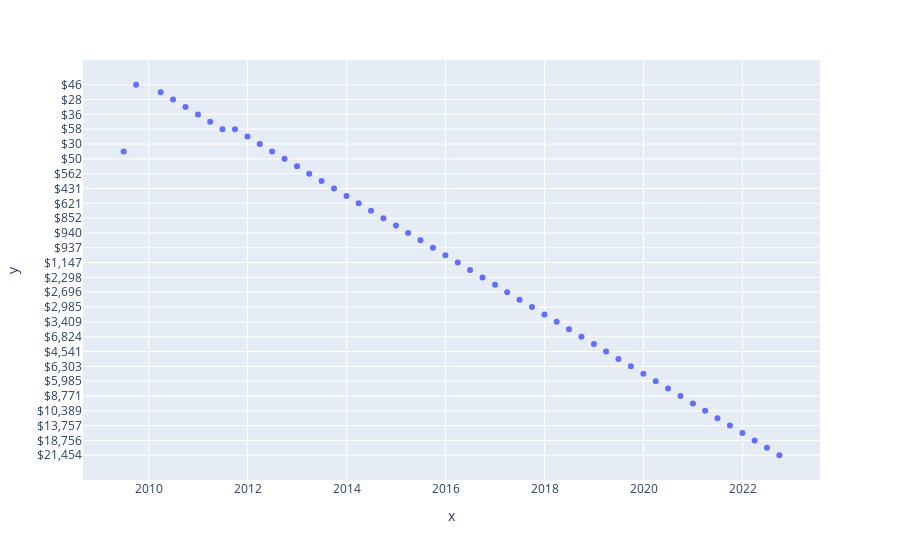

Source (notebook cell):
### Markdown cell above
<details><summary>Hint</summary>

```

You just need to invoke the make_graph function with the required parameter to print the graphs.The structure to call the `make_graph` function is `make_graph(tesla_data, tesla_revenue, 'Tesla')`.

```
    
</details>

### Code cell
import plotly.express as px
fig = px.scatter(x=tesla_revenue.Date, y=tesla_revenue.Revenue)
fig.show()

### Figure 1 — Plotly figure (JSON) as saved in the notebook; plotly's stock layout.template omitted (floating-point values rounded to 4 significant figures)
{"data": [{"hovertemplate": "x=%{x}<br>y=%{y}<extra></extra>", "legendgroup": "", "marker": {"color": "#636efa", "symbol": "circle"}, "mode": "markers", "name": "", "orientation": "v", "showlegend": false, "type": "scatter", "x": ["2022-09-30", "2022-06-30", "2022-03-31", "2021-12-31", "2021-09-30", "2021-06-30", "2021-03-31", "2020-12-31", "2020-09-30", "2020-06-30", "2020-03-31", "2019-12-31", "2019-09-30", "2019-06-30", "2019-03-31", "2018-12-31", "2018-09-30", "2018-06-30", "2018-03-31", "2017-12-31", "2017-09-30", "2017-06-30", "2017-03-31", "2016-12-31", "2016-09-30", "2016-06-30", "2016-03-31", "2015-12-31", "2015-09-30", "2015-06-30", "2015-03-31", "2014-12-31", "2014-09-30", "2014-06-30", "2014-03-31", "2013-12-31", "2013-09-30", "2013-06-30", "2013-03-31", "2012-12-31", "2012-09-30", "2012-06-30", "2012-03-31", "2011-12-31", "2011-09-30", "2011-06-30", "2011-03-31", "2010-12-31", "2010-09-30", "2010-06-30", "2010-03-31", "2009-12-31", "2009-09-30", "2009-06-30"], "xaxis": "x", "y": ["$21,454", "$16,934", "$18,756", "$17,719", "$13,757", "$11,958", "$10,389", "$10,744", "$8,771", "$6,036", "$5,985", "$7,384", "$6,303", "$6,350", "$4,541", "$7,226", "$6,824", "$4,002", "$3,409", "$3,288", "$2,985", "$2,790", "$2,696", "$2,285", "$2,298", "$1,270", "$1,147", "$1,214", "$937", "$955", "$940", "$957", "$852", "$769", "$621", "$615", "$431", "$405", "$562", "$306", "$50", "$27", "$30", "$39", "$58", "$58", "$49", "$36", "$31", "$28", "$21", null, "$46", "$27"], "yaxis": "y"}], "layout": {"autosize": true, "legend": {"tracegroupgap": 0}, "margin": {"t": 60}, "xaxis": {"anchor": "y", "autorange": true, "domain": [0, 1], "range": ["2008-08-29 13:57:12.5581", "2023-07-31 10:02:47.4419"], "title": {"text": "x"}, "type": "date"}, "yaxis": {"anchor": "x", "autorange": true, "domain": [0, 1], "range": [-3.871, 53.87], "title": {"text": "y"}, "type": "category"}}}
